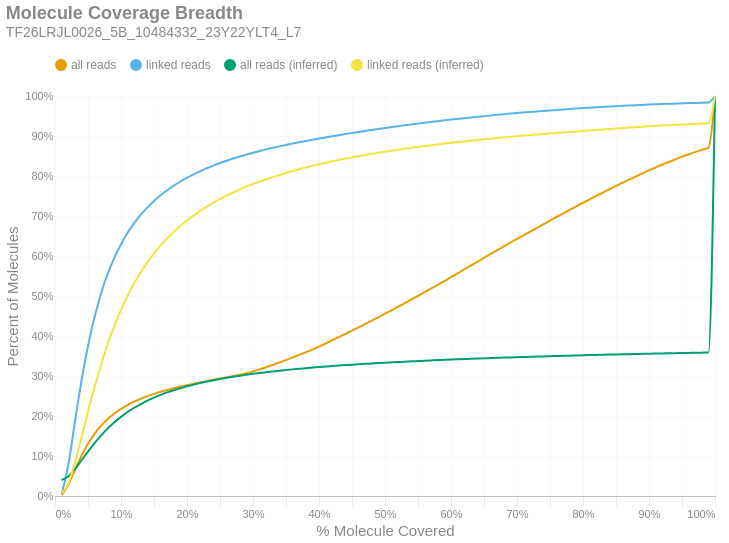

Here is the notebook cell this chart was saved with:
### Markdown cell above
### Molecule Read Coverage
This chart shows molecule coverage breadth as computed by the number of bases aligned to that molecule. In other words, "*how much of each unique long molecule is actually sequenced/aligned?*" Keep in mind there is a distinction between sequences and alignments, since some sequences belonging to a particular molecule may not align well and wouldn't appear in the alignment data. This chart also shows molecule coverage breadth as computed by the *inferred fragment* from which the aligned sequences originate. Unlike read coverage, this calculation takes into account the total insert size, including unsequenced gaps between the forward and reverse reads. Like the previous figures, these are cumulative percents.

### Code cell
if SKIPLR:
    print_html(f"Skipped")
else:
    binned_df = consolidated_hist(valids['coverage_bp'], mask, 0.01, True)
    binned_df_inf = consolidated_hist(valids['coverage_inserts'], mask, 0.01, True)
    binned_df = binned_df.with_columns(pl.lit(binned_df_inf['all reads (cumsum)']).alias('all reads (inferred)'))
    binned_df = binned_df.with_columns(pl.lit(binned_df_inf['linked reads (cumsum)']).alias('linked reads (inferred)'))
    binned_df = binned_df.with_columns(
        (pl.col('bin').cast(pl.Float64) + 0.01).alias('right_edge')
    )

    with SafeRender(binned_df):
        (
            density_plot(binned_df, 'Molecule Coverage Breadth', samplename, 'molcov', ['all reads (inferred)','linked reads (inferred)'])
            .encode(
                #x=alt.X('bin:Q', title="% Molecule Covered").axis(format = '%').scale(padding=0),
                x=alt.X('right_edge:Q', title="% Molecule Covered").axis(format='%').scale(padding=0),
                y=alt.Y('value:Q', title='Percent of Molecules')
                    .axis(format='%')
                    .stack(False)
                    .scale(domainMin=0, padding=0),
                color=alt.Color("key:N").scale(domain = ["all reads", "linked reads", "all reads (inferred)", "linked reads (inferred)"]),
                tooltip = [
                    alt.Tooltip("key:N", title = "Data Type"),
                    alt.Tooltip("range_label:N", title="% Molecule Covered"),
                    alt.Tooltip("value:Q", format = ".2%", title="% Molecules")
                ]
            )
        ).display()

### Figure 1 — Vega-Lite specification as saved in the notebook (floating-point values rounded to 4 significant figures)
{"width": "container", "height": 400, "config": {"title": {"anchor": "start", "dy": -15, "fontSize": 18, "color": "#888888", "subtitleColor": "#888888", "subtitleFontSize": 14}, "arc": {"fill": "#0072B2"}, "axis": {"domainColor": "#888888", "domainWidth": 0.5, "gridWidth": 0.2, "grid": false, "titleFontWeight": 400, "titleFontSize": 15, "labelFontSize": 11, "labelColor": "#888888", "tickColor": "#888888", "tickWidth": 0.2, "titleColor": "#888888"}, "axisBand": {"grid": false}, "axisX": {"grid": true, "tickSize": 10, "domainCap": "round"}, "axisY": {"domain": false, "grid": true, "tickSize": 0, "domainCap": "round"}, "background": "transparent", "header": {"labelFontSize": 15, "labelColor": "#888888", "titleFontSize": 15, "titleFontWeight": 600, "titleColor": "#888888"}, "legend": {"labelFont": "sans-serif", "labelFontSize": 12, "labelColor": "#888888", "symbolSize": 100, "symbolType": "circle", "titleFontSize": 12, "titlePadding": 10, "titleColor": "#888888", "title": null, "orient": "top"}, "range": {"category": ["#E69F00", "#56B4E9", "#009E73", "#F0E442", "#0072B2", "#D55E00", "#CC79A7", "#000000"], "diverging": ["#cfe8f3", "#a2d4ec", "#73bfe2", "#46abdb", "#1696d2", "#12719e"]}, "area": {"fill": "#0072B2", "fillOpacity": 0.7, "line": true, "strokeOpacity": 0.7}, "line": {"color": "#0072B2", "stroke": "#0072B2", "strokeWidth": 2}, "trail": {"color": "#0072B2", "stroke": "#0072B2", "strokeWidth": 0, "size": 1}, "point": {"filled": true, "fillOpacity": 1.0, "size": 95}, "text": {"color": "#888888", "fontSize": 11, "align": "right", "fontWeight": 400, "size": 11}, "bar": {"fill": "#0072B2", "stroke": null}, "view": {"stroke": null, "continuousWidth": 660, "continuousHeight": 400}}, "data": {"name": "data-7a7daa63c58db801a2ce17c1fb301981"}, "mark": {"type": "line", "interpolate": "monotone", "point": {"opacity": 0, "size": 275}}, "encoding": {"color": {"field": "key", "scale": {"domain": ["all reads", "linked reads", "all reads (inferred)", "linked reads (inferred)"]}, "type": "nominal"}, "tooltip": [{"field": "key", "title": "Data Type", "type": "nominal"}, {"field": "range_label", "title": "% Molecule Covered", "type": "nominal"}, {"field": "value", "format": ".2%", "title": "% Molecules", "type": "quantitative"}], "x": {"axis": {"format": "%"}, "field": "right_edge", "scale": {"padding": 0}, "title": "% Molecule Covered", "type": "quantitative"}, "y": {"axis": {"format": "%"}, "field": "value", "scale": {"domainMin": 0, "padding": 0}, "stack": false, "title": "Percent of Molecules", "type": "quantitative"}}, "params": [{"name": "param_c36ac31b6afebe62", "select": {"type": "point", "fields": ["key"]}, "bind": "legend"}], "title": {"text": "Molecule Coverage Breadth", "subtitle": "TF26LRJL0026_5B_10484332_23Y22YLT4_L7"}, "transform": [{"fold": ["all reads (cumsum)", "linked reads (cumsum)", "all reads (inferred)", "linked reads (inferred)"]}, {"calculate": "replace(datum.key, ' (cumsum)', '')", "as": "key"}, {"filter": {"param": "param_c36ac31b6afebe62"}}], "usermeta": {"embedOptions": {"downloadFileName": "TF26LRJL0026_5B_10484332_23Y22YLT4_L7.molcov"}}, "$schema": "https://vega.github.io/schema/vega-lite/v6.4.1.json", "datasets": {"data-7a7daa63c58db801a2ce17c1fb301981": [{"bin": "0.0", "interval": "0.0-0.01", "all reads": 0.002048, "linked reads": 0.004758, "all reads (cumsum)": 0.002048, "linked reads (cumsum)": 0.004758, "range_label": "0.0-0.01", "all reads (inferred)": 0.03993, "linked reads (inferred)": 0.006998, "right_edge": 0.01}, {"bin": "0.01", "interval": "0.01-0.02", "all reads": 0.02554, "linked reads": 0.07163, "all reads (cumsum)": 0.02759, "linked reads (cumsum)": 0.07638, "range_label": "0.01-0.02", "all reads (inferred)": 0.04867, "linked reads (inferred)": 0.03022, "right_edge": 0.02}, {"bin": "0.02", "interval": "0.02-0.03", "all reads": 0.03719, "linked reads": 0.1071, "all reads (cumsum)": 0.06478, "linked reads (cumsum)": 0.1835, "range_label": "0.02-0.03", "all reads (inferred)": 0.0668, "linked reads (inferred)": 0.08196, "right_edge": 0.03}, {"bin": "0.03", "interval": "0.03-0.04", "all reads": 0.03537, "linked reads": 0.1031, "all reads (cumsum)": 0.1001, "linked reads (cumsum)": 0.2866, "range_label": "0.03-0.04", "all reads (inferred)": 0.08873, "linked reads (inferred)": 0.1456, "right_edge": 0.04}, {"bin": "0.04", "interval": "0.04-0.05", "all reads": 0.03025, "linked reads": 0.08841, "all reads (cumsum)": 0.1304, "linked reads (cumsum)": 0.375, "range_label": "0.04-0.05", "all reads (inferred)": 0.1111, "linked reads (inferred)": 0.2108, "right_edge": 0.05}, {"bin": "0.05", "interval": "0.05-0.06", "all reads": 0.02496, "linked reads": 0.07295, "all reads (cumsum)": 0.1554, "linked reads (cumsum)": 0.4479, "range_label": "0.05-0.06", "all reads (inferred)": 0.1323, "linked reads (inferred)": 0.2728, "right_edge": 0.06}, {"bin": "0.06", "interval": "0.06-0.07", "all reads": 0.0204, "linked reads": 0.05963, "all reads (cumsum)": 0.1758, "linked reads (cumsum)": 0.5076, "range_label": "0.06-0.07", "all reads (inferred)": 0.1516, "linked reads (inferred)": 0.3294, "right_edge": 0.07}, {"bin": "0.07", "interval": "0.07-0.08", "all reads": 0.01665, "linked reads": 0.04864, "all reads (cumsum)": 0.1924, "linked reads (cumsum)": 0.5562, "range_label": "0.07-0.08", "all reads (inferred)": 0.169, "linked reads (inferred)": 0.3805, "right_edge": 0.08}, {"bin": "0.08", "interval": "0.08-0.09", "all reads": 0.01368, "linked reads": 0.03987, "all reads (cumsum)": 0.2061, "linked reads (cumsum)": 0.5961, "range_label": "0.08-0.09", "all reads (inferred)": 0.1843, "linked reads (inferred)": 0.4255, "right_edge": 0.09}, {"bin": "0.09", "interval": "0.09-0.1", "all reads": 0.01151, "linked reads": 0.03347, "all reads (cumsum)": 0.2176, "linked reads (cumsum)": 0.6295, "range_label": "0.09-0.1", "all reads (inferred)": 0.1978, "linked reads (inferred)": 0.4651, "right_edge": 0.1}, {"bin": "0.1", "interval": "0.1-0.11", "all reads": 0.009816, "linked reads": 0.02848, "all reads (cumsum)": 0.2274, "linked reads (cumsum)": 0.658, "range_label": "0.1-0.11", "all reads (inferred)": 0.2099, "linked reads (inferred)": 0.5006, "right_edge": 0.11}, {"bin": "0.11", "interval": "0.11-0.12", "all reads": 0.008369, "linked reads": 0.02415, "all reads (cumsum)": 0.2358, "linked reads (cumsum)": 0.6822, "range_label": "0.11-0.12", "all reads (inferred)": 0.2206, "linked reads (inferred)": 0.532, "right_edge": 0.12}, {"bin": "0.12", "interval": "0.12-0.13", "all reads": 0.007384, "linked reads": 0.02112, "all reads (cumsum)": 0.2432, "linked reads (cumsum)": 0.7033, "range_label": "0.12-0.13", "all reads (inferred)": 0.23, "linked reads (inferred)": 0.5596, "right_edge": 0.13}, {"bin": "0.13", "interval": "0.13-0.14", "all reads": 0.006428, "linked reads": 0.01824, "all reads (cumsum)": 0.2496, "linked reads (cumsum)": 0.7215, "range_label": "0.13-0.14", "all reads (inferred)": 0.2384, "linked reads (inferred)": 0.5842, "right_edge": 0.14}, {"bin": "0.14", "interval": "0.14-0.15", "all reads": 0.00571, "linked reads": 0.01602, "all reads (cumsum)": 0.2553, "linked reads (cumsum)": 0.7375, "range_label": "0.14-0.15", "all reads (inferred)": 0.246, "linked reads (inferred)": 0.6064, "right_edge": 0.15}, {"bin": "0.15", "interval": "0.15-0.16", "all reads": 0.005186, "linked reads": 0.01428, "all reads (cumsum)": 0.2605, "linked reads (cumsum)": 0.7518, "range_label": "0.15-0.16", "all reads (inferred)": 0.2528, "linked reads (inferred)": 0.6266, "right_edge": 0.16}, {"bin": "0.16", "interval": "0.16-0.17", "all reads": 0.004659, "linked reads": 0.01268, "all reads (cumsum)": 0.2651, "linked reads (cumsum)": 0.7645, "range_label": "0.16-0.17", "all reads (inferred)": 0.259, "linked reads (inferred)": 0.6444, "right_edge": 0.17}, {"bin": "0.17", "interval": "0.17-0.18", "all reads": 0.004331, "linked reads": 0.01154, "all reads (cumsum)": 0.2695, "linked reads (cumsum)": 0.776, "range_label": "0.17-0.18", "all reads (inferred)": 0.2645, "linked reads (inferred)": 0.6606, "right_edge": 0.18}, {"bin": "0.18", "interval": "0.18-0.19", "all reads": 0.00392, "linked reads": 0.01024, "all reads (cumsum)": 0.2734, "linked reads (cumsum)": 0.7863, "range_label": "0.18-0.19", "all reads (inferred)": 0.2695, "linked reads (inferred)": 0.6753, "right_edge": 0.19}, {"bin": "0.19", "interval": "0.19-0.2", "all reads": 0.003752, "linked reads": 0.009456, "all reads (cumsum)": 0.2772, "linked reads (cumsum)": 0.7957, "range_label": "0.19-0.2", "all reads (inferred)": 0.2742, "linked reads (inferred)": 0.6889, "right_edge": 0.2}, {"bin": "0.2", "interval": "0.2-0.21", "all reads": 0.003451, "linked reads": 0.008481, "all reads (cumsum)": 0.2806, "linked reads (cumsum)": 0.8042, "range_label": "0.2-0.21", "all reads (inferred)": 0.2784, "linked reads (inferred)": 0.7013, "right_edge": 0.21}, {"bin": "0.21", "interval": "0.21-0.22", "all reads": 0.003336, "linked reads": 0.007909, "all reads (cumsum)": 0.2839, "linked reads (cumsum)": 0.8121, "range_label": "0.21-0.22", "all reads (inferred)": 0.2824, "linked reads (inferred)": 0.7129, "right_edge": 0.22}, {"bin": "0.22", "interval": "0.22-0.23", "all reads": 0.003191, "linked reads": 0.007166, "all reads (cumsum)": 0.2871, "linked reads (cumsum)": 0.8193, "range_label": "0.22-0.23", "all reads (inferred)": 0.286, "linked reads (inferred)": 0.7236, "right_edge": 0.23}, {"bin": "0.23", "interval": "0.23-0.24", "all reads": 0.003243, "linked reads": 0.006818, "all reads (cumsum)": 0.2904, "linked reads (cumsum)": 0.8261, "range_label": "0.23-0.24", "all reads (inferred)": 0.2894, "linked reads (inferred)": 0.7333, "right_edge": 0.24}, {"bin": "0.24", "interval": "0.24-0.25", "all reads": 0.003134, "linked reads": 0.006291, "all reads (cumsum)": 0.2935, "linked reads (cumsum)": 0.8324, "range_label": "0.24-0.25", "all reads (inferred)": 0.2925, "linked reads (inferred)": 0.7425, "right_edge": 0.25}, {"bin": "0.25", "interval": "0.25-0.26", "all reads": 0.003055, "linked reads": 0.005662, "all reads (cumsum)": 0.2966, "linked reads (cumsum)": 0.8381, "range_label": "0.25-0.26", "all reads (inferred)": 0.2954, "linked reads (inferred)": 0.751, "right_edge": 0.26}, {"bin": "0.26", "interval": "0.26-0.27", "all reads": 0.00324, "linked reads": 0.005522, "all reads (cumsum)": 0.2998, "linked reads (cumsum)": 0.8436, "range_label": "0.26-0.27", "all reads (inferred)": 0.2981, "linked reads (inferred)": 0.7588, "right_edge": 0.27}, {"bin": "0.27", "interval": "0.27-0.28", "all reads": 0.003529, "linked reads": 0.005007, "all reads (cumsum)": 0.3033, "linked reads (cumsum)": 0.8486, "range_label": "0.27-0.28", "all reads (inferred)": 0.3007, "linked reads (inferred)": 0.7663, "right_edge": 0.28}, {"bin": "0.28", "interval": "0.28-0.29", "all reads": 0.00384, "linked reads": 0.004789, "all reads (cumsum)": 0.3072, "linked reads (cumsum)": 0.8534, "range_label": "0.28-0.29", "all reads (inferred)": 0.3031, "linked reads (inferred)": 0.7734, "right_edge": 0.29}, {"bin": "0.29", "interval": "0.29-0.3", "all reads": 0.004388, "linked reads": 0.004633, "all reads (cumsum)": 0.3116, "linked reads (cumsum)": 0.858, "range_label": "0.29-0.3", "all reads (inferred)": 0.3054, "linked reads (inferred)": 0.7799, "right_edge": 0.3}, {"bin": "0.3", "interval": "0.3-0.31", "all reads": 0.004908, "linked reads": 0.004277, "all reads (cumsum)": 0.3165, "linked reads (cumsum)": 0.8623, "range_label": "0.3-0.31", "all reads (inferred)": 0.3075, "linked reads (inferred)": 0.786, "right_edge": 0.31}, {"bin": "0.31", "interval": "0.31-0.32", "all reads": 0.005455, "linked reads": 0.0042, "all reads (cumsum)": 0.3219, "linked reads (cumsum)": 0.8665, "range_label": "0.31-0.32", "all reads (inferred)": 0.3095, "linked reads (inferred)": 0.7918, "right_edge": 0.32}, {"bin": "0.32", "interval": "0.32-0.33", "all reads": 0.005777, "linked reads": 0.003936, "all reads (cumsum)": 0.3277, "linked reads (cumsum)": 0.8704, "range_label": "0.32-0.33", "all reads (inferred)": 0.3114, "linked reads (inferred)": 0.7973, "right_edge": 0.33}, {"bin": "0.33", "interval": "0.33-0.34", "all reads": 0.005898, "linked reads": 0.003633, "all reads (cumsum)": 0.3336, "linked reads (cumsum)": 0.8741, "range_label": "0.33-0.34", "all reads (inferred)": 0.3132, "linked reads (inferred)": 0.8026, "right_edge": 0.34}, {"bin": "0.34", "interval": "0.34-0.35", "all reads": 0.006158, "linked reads": 0.003485, "all reads (cumsum)": 0.3398, "linked reads (cumsum)": 0.8775, "range_label": "0.34-0.35", "all reads (inferred)": 0.3149, "linked reads (inferred)": 0.8076, "right_edge": 0.35}, {"bin": "0.35", "interval": "0.35-0.36", "all reads": 0.006418, "linked reads": 0.003467, "all reads (cumsum)": 0.3462, "linked reads (cumsum)": 0.881, "range_label": "0.35-0.36", "all reads (inferred)": 0.3166, "linked reads (inferred)": 0.8123, "right_edge": 0.36}, {"bin": "0.36", "interval": "0.36-0.37", "all reads": 0.006475, "linked reads": 0.003307, "all reads (cumsum)": 0.3526, "linked reads (cumsum)": 0.8843, "range_label": "0.36-0.37", "all reads (inferred)": 0.3181, "linked reads (inferred)": 0.8168, "right_edge": 0.37}, {"bin": "0.37", "interval": "0.37-0.38", "all reads": 0.006626, "linked reads": 0.003124, "all reads (cumsum)": 0.3593, "linked reads (cumsum)": 0.8874, "range_label": "0.37-0.38", "all reads (inferred)": 0.3196, "linked reads (inferred)": 0.8212, "right_edge": 0.38}, {"bin": "0.38", "interval": "0.38-0.39", "all reads": 0.006847, "linked reads": 0.003073, "all reads (cumsum)": 0.3661, "linked reads (cumsum)": 0.8905, "range_label": "0.38-0.39", "all reads (inferred)": 0.3211, "linked reads (inferred)": 0.8254, "right_edge": 0.39}, {"bin": "0.39", "interval": "0.39-0.4", "all reads": 0.007473, "linked reads": 0.003037, "all reads (cumsum)": 0.3736, "linked reads (cumsum)": 0.8935, "range_label": "0.39-0.4", "all reads (inferred)": 0.3225, "linked reads (inferred)": 0.8294, "right_edge": 0.4}, {"bin": "0.4", "interval": "0.4-0.41", "all reads": 0.007704, "linked reads": 0.002893, "all reads (cumsum)": 0.3813, "linked reads (cumsum)": 0.8964, "range_label": "0.4-0.41", "all reads (inferred)": 0.3237, "linked reads (inferred)": 0.8331, "right_edge": 0.41}, {"bin": "0.41", "interval": "0.41-0.42", "all reads": 0.008026, "linked reads": 0.002758, "all reads (cumsum)": 0.3893, "linked reads (cumsum)": 0.8992, "range_label": "0.41-0.42", "all reads (inferred)": 0.325, "linked reads (inferred)": 0.8367, "right_edge": 0.42}, {"bin": "0.42", "interval": "0.42-0.43", "all reads": 0.008086, "linked reads": 0.002831, "all reads (cumsum)": 0.3974, "linked reads (cumsum)": 0.902, "range_label": "0.42-0.43", "all reads (inferred)": 0.3262, "linked reads (inferred)": 0.8401, "right_edge": 0.43}, {"bin": "0.43", "interval": "0.43-0.44", "all reads": 0.008015, "linked reads": 0.002738, "all reads (cumsum)": 0.4054, "linked reads (cumsum)": 0.9048, "range_label": "0.43-0.44", "all reads (inferred)": 0.3273, "linked reads (inferred)": 0.8434, "right_edge": 0.44}, {"bin": "0.44", "interval": "0.44-0.45", "all reads": 0.008034, "linked reads": 0.002621, "all reads (cumsum)": 0.4135, "linked reads (cumsum)": 0.9074, "range_label": "0.44-0.45", "all reads (inferred)": 0.3284, "linked reads (inferred)": 0.8466, "right_edge": 0.45}, {"bin": "0.45", "interval": "0.45-0.46", "all reads": 0.008131, "linked reads": 0.002574, "all reads (cumsum)": 0.4216, "linked reads (cumsum)": 0.91, "range_label": "0.45-0.46", "all reads (inferred)": 0.3295, "linked reads (inferred)": 0.8496, "right_edge": 0.46}, {"bin": "0.46", "interval": "0.46-0.47", "all reads": 0.008173, "linked reads": 0.002661, "all reads (cumsum)": 0.4298, "linked reads (cumsum)": 0.9126, "range_label": "0.46-0.47", "all reads (inferred)": 0.3304, "linked reads (inferred)": 0.8524, "right_edge": 0.47}, {"bin": "0.47", "interval": "0.47-0.48", "all reads": 0.008582, "linked reads": 0.002477, "all reads (cumsum)": 0.4383, "linked reads (cumsum)": 0.9151, "range_label": "0.47-0.48", "all reads (inferred)": 0.3314, "linked reads (inferred)": 0.8552, "right_edge": 0.48}, {"bin": "0.48", "interval": "0.48-0.49", "all reads": 0.008343, "linked reads": 0.002507, "all reads (cumsum)": 0.4467, "linked reads (cumsum)": 0.9176, "range_label": "0.48-0.49", "all reads (inferred)": 0.3324, "linked reads (inferred)": 0.8579, "right_edge": 0.49}, {"bin": "0.49", "interval": "0.49-0.5", "all reads": 0.009406, "linked reads": 0.002425, "all reads (cumsum)": 0.4561, "linked reads (cumsum)": 0.92, "range_label": "0.49-0.5", "all reads (inferred)": 0.3333, "linked reads (inferred)": 0.8606, "right_edge": 0.5}, {"bin": "0.5", "interval": "0.5-0.51", "all reads": 0.008057, "linked reads": 0.002267, "all reads (cumsum)": 0.4642, "linked reads (cumsum)": 0.9223, "range_label": "0.5-0.51", "all reads (inferred)": 0.3342, "linked reads (inferred)": 0.8631, "right_edge": 0.51}, {"bin": "0.51", "interval": "0.51-0.52", "all reads": 0.009205, "linked reads": 0.002324, "all reads (cumsum)": 0.4734, "linked reads (cumsum)": 0.9246, "range_label": "0.51-0.52", "all reads (inferred)": 0.335, "linked reads (inferred)": 0.8656, "right_edge": 0.52}, {"bin": "0.52", "interval": "0.52-0.53", "all reads": 0.008815, "linked reads": 0.002175, "all reads (cumsum)": 0.4822, "linked reads (cumsum)": 0.9268, "range_label": "0.52-0.53", "all reads (inferred)": 0.3359, "linked reads (inferred)": 0.868, "right_edge": 0.53}, {"bin": "0.53", "interval": "0.53-0.54", "all reads": 0.009108, "linked reads": 0.002207, "all reads (cumsum)": 0.4913, "linked reads (cumsum)": 0.929, "range_label": "0.53-0.54", "all reads (inferred)": 0.3367, "linked reads (inferred)": 0.8703, "right_edge": 0.54}, {"bin": "0.54", "interval": "0.54-0.55", "all reads": 0.008952, "linked reads": 0.002158, "all reads (cumsum)": 0.5002, "linked reads (cumsum)": 0.9312, "range_label": "0.54-0.55", "all reads (inferred)": 0.3374, "linked reads (inferred)": 0.8725, "right_edge": 0.55}, {"bin": "0.55", "interval": "0.55-0.56", "all reads": 0.009284, "linked reads": 0.00209, "all reads (cumsum)": 0.5095, "linked reads (cumsum)": 0.9333, "range_label": "0.55-0.56", "all reads (inferred)": 0.3382, "linked reads (inferred)": 0.8747, "right_edge": 0.56}, {"bin": "0.56", "interval": "0.56-0.57", "all reads": 0.009244, "linked reads": 0.001978, "all reads (cumsum)": 0.5188, "linked reads (cumsum)": 0.9352, "range_label": "0.56-0.57", "all reads (inferred)": 0.339, "linked reads (inferred)": 0.8769, "right_edge": 0.57}, {"bin": "0.57", "interval": "0.57-0.58", "all reads": 0.009065, "linked reads": 0.001928, "all reads (cumsum)": 0.5278, "linked reads (cumsum)": 0.9372, "range_label": "0.57-0.58", "all reads (inferred)": 0.3397, "linked reads (inferred)": 0.8789, "right_edge": 0.58}, {"bin": "0.58", "interval": "0.58-0.59", "all reads": 0.009416, "linked reads": 0.001944, "all reads (cumsum)": 0.5372, "linked reads (cumsum)": 0.9391, "range_label": "0.58-0.59", "all reads (inferred)": 0.3404, "linked reads (inferred)": 0.8809, "right_edge": 0.59}, {"bin": "0.59", "interval": "0.59-0.6", "all reads": 0.009821, "linked reads": 0.00193, "all reads (cumsum)": 0.5471, "linked reads (cumsum)": 0.941, "range_label": "0.59-0.6", "all reads (inferred)": 0.3411, "linked reads (inferred)": 0.8829, "right_edge": 0.6}, {"bin": "0.6", "interval": "0.6-0.61", "all reads": 0.009456, "linked reads": 0.001758, "all reads (cumsum)": 0.5565, "linked reads (cumsum)": 0.9428, "range_label": "0.6-0.61", "all reads (inferred)": 0.3418, "linked reads (inferred)": 0.8848, "right_edge": 0.61}, {"bin": "0.61", "interval": "0.61-0.62", "all reads": 0.009947, "linked reads": 0.001825, "all reads (cumsum)": 0.5665, "linked reads (cumsum)": 0.9446, "range_label": "0.61-0.62", "all reads (inferred)": 0.3424, "linked reads (inferred)": 0.8865, "right_edge": 0.62}, {"bin": "0.62", "interval": "0.62-0.63", "all reads": 0.009657, "linked reads": 0.001748, "all reads (cumsum)": 0.5761, "linked reads (cumsum)": 0.9464, "range_label": "0.62-0.63", "all reads (inferred)": 0.343, "linked reads (inferred)": 0.8883, "right_edge": 0.63}, {"bin": "0.63", "interval": "0.63-0.64", "all reads": 0.009595, "linked reads": 0.001637, "all reads (cumsum)": 0.5857, "linked reads (cumsum)": 0.948, "range_label": "0.63-0.64", "all reads (inferred)": 0.3437, "linked reads (inferred)": 0.8901, "right_edge": 0.64}, {"bin": "0.64", "interval": "0.64-0.65", "all reads": 0.00957, "linked reads": 0.00167, "all reads (cumsum)": 0.5953, "linked reads (cumsum)": 0.9497, "range_label": "0.64-0.65", "all reads (inferred)": 0.3443, "linked reads (inferred)": 0.8918, "right_edge": 0.65}, {"bin": "0.65", "interval": "0.65-0.66", "all reads": 0.009794, "linked reads": 0.001691, "all reads (cumsum)": 0.6051, "linked reads (cumsum)": 0.9514, "range_label": "0.65-0.66", "all reads (inferred)": 0.3448, "linked reads (inferred)": 0.8934, "right_edge": 0.66}, {"bin": "0.66", "interval": "0.66-0.67", "all reads": 0.009285, "linked reads": 0.001553, "all reads (cumsum)": 0.6144, "linked reads (cumsum)": 0.9529, "range_label": "0.66-0.67", "all reads (inferred)": 0.3454, "linked reads (inferred)": 0.8949, "right_edge": 0.67}, {"bin": "0.67", "interval": "0.67-0.68", "all reads": 0.009592, "linked reads": 0.00162, "all reads (cumsum)": 0.624, "linked reads (cumsum)": 0.9545, "range_label": "0.67-0.68", "all reads (inferred)": 0.346, "linked reads (inferred)": 0.8966, "right_edge": 0.68}, {"bin": "0.68", "interval": "0.68-0.69", "all reads": 0.009277, "linked reads": 0.001459, "all reads (cumsum)": 0.6332, "linked reads (cumsum)": 0.956, "range_label": "0.68-0.69", "all reads (inferred)": 0.3465, "linked reads (inferred)": 0.8981, "right_edge": 0.69}, {"bin": "0.69", "interval": "0.69-0.7", "all reads": 0.009359, "linked reads": 0.001471, "all reads (cumsum)": 0.6426, "linked reads (cumsum)": 0.9575, "range_label": "0.69-0.7", "all reads (inferred)": 0.347, "linked reads (inferred)": 0.8996, "right_edge": 0.7}, {"bin": "0.7", "interval": "0.7-0.71", "all reads": 0.00903, "linked reads": 0.001372, "all reads (cumsum)": 0.6516, "linked reads (cumsum)": 0.9588, "range_label": "0.7-0.71", "all reads (inferred)": 0.3475, "linked reads (inferred)": 0.901, "right_edge": 0.71}, {"bin": "0.71", "interval": "0.71-0.72", "all reads": 0.009085, "linked reads": 0.001354, "all reads (cumsum)": 0.6607, "linked reads (cumsum)": 0.9602, "range_label": "0.71-0.72", "all reads (inferred)": 0.348, "linked reads (inferred)": 0.9024, "right_edge": 0.72}, {"bin": "0.72", "interval": "0.72-0.73", "all reads": 0.009351, "linked reads": 0.001242, "all reads (cumsum)": 0.6701, "linked reads (cumsum)": 0.9614, "range_label": "0.72-0.73", "all reads (inferred)": 0.3485, "linked reads (inferred)": 0.9038, "right_edge": 0.73}, {"bin": "0.73", "interval": "0.73-0.74", "all reads": 0.009084, "linked reads": 0.001301, "all reads (cumsum)": 0.6791, "linked reads (cumsum)": 0.9627, "range_label": "0.73-0.74", "all reads (inferred)": 0.349, "linked reads (inferred)": 0.905, "right_edge": 0.74}, {"bin": "0.74", "interval": "0.74-0.75", "all reads": 0.00948, "linked reads": 0.0013, "all reads (cumsum)": 0.6886, "linked reads (cumsum)": 0.964, "range_label": "0.74-0.75", "all reads (inferred)": 0.3494, "linked reads (inferred)": 0.9064, "right_edge": 0.75}, {"bin": "0.75", "interval": "0.75-0.76", "all reads": 0.008872, "linked reads": 0.001212, "all reads (cumsum)": 0.6975, "linked reads (cumsum)": 0.9652, "range_label": "0.75-0.76", "all reads (inferred)": 0.3499, "linked reads (inferred)": 0.9077, "right_edge": 0.76}, {"bin": "0.76", "interval": "0.76-0.77", "all reads": 0.008904, "linked reads": 0.001119, "all reads (cumsum)": 0.7064, "linked reads (cumsum)": 0.9664, "range_label": "0.76-0.77", "all reads (inferred)": 0.3504, "linked reads (inferred)": 0.909, "right_edge": 0.77}, {"bin": "0.77", "interval": "0.77-0.78", "all reads": 0.008862, "linked reads": 0.001208, "all reads (cumsum)": 0.7153, "linked reads (cumsum)": 0.9676, "range_label": "0.77-0.78", "all reads (inferred)": 0.3508, "linked reads (inferred)": 0.9102, "right_edge": 0.78}, {"bin": "0.78", "interval": "0.78-0.79", "all reads": 0.008682, "linked reads": 0.001132, "all reads (cumsum)": 0.7239, "linked reads (cumsum)": 0.9687, "range_label": "0.78-0.79", "all reads (inferred)": 0.3513, "linked reads (inferred)": 0.9115, "right_edge": 0.79}, {"bin": "0.79", "interval": "0.79-0.8", "all reads": 0.009174, "linked reads": 0.001112, "all reads (cumsum)": 0.7331, "linked reads (cumsum)": 0.9698, "range_label": "0.79-0.8", "all reads (inferred)": 0.3518, "linked reads (inferred)": 0.9128, "right_edge": 0.8}, {"bin": "0.8", "interval": "0.8-0.81", "all reads": 0.008414, "linked reads": 0.0009954, "all reads (cumsum)": 0.7415, "linked reads (cumsum)": 0.9708, "range_label": "0.8-0.81", "all reads (inferred)": 0.3522, "linked reads (inferred)": 0.914, "right_edge": 0.81}, {"bin": "0.81", "interval": "0.81-0.82", "all reads": 0.008457, "linked reads": 0.0009624, "all reads (cumsum)": 0.75, "linked reads (cumsum)": 0.9718, "range_label": "0.81-0.82", "all reads (inferred)": 0.3526, "linked reads (inferred)": 0.9153, "right_edge": 0.82}, {"bin": "0.82", "interval": "0.82-0.83", "all reads": 0.008573, "linked reads": 0.0009813, "all reads (cumsum)": 0.7586, "linked reads (cumsum)": 0.9728, "range_label": "0.82-0.83", "all reads (inferred)": 0.3531, "linked reads (inferred)": 0.9165, "right_edge": 0.83}, {"bin": "0.83", "interval": "0.83-0.84", "all reads": 0.008328, "linked reads": 0.0009518, "all reads (cumsum)": 0.7669, "linked reads (cumsum)": 0.9737, "range_label": "0.83-0.84", "all reads (inferred)": 0.3535, "linked reads (inferred)": 0.9177, "right_edge": 0.84}, {"bin": "0.84", "interval": "0.84-0.85", "all reads": 0.008175, "linked reads": 0.000913, "all reads (cumsum)": 0.7751, "linked reads (cumsum)": 0.9746, "range_label": "0.84-0.85", "all reads (inferred)": 0.3539, "linked reads (inferred)": 0.9188, "right_edge": 0.85}, {"bin": "0.85", "interval": "0.85-0.86", "all reads": 0.008051, "linked reads": 0.0008683, "all reads (cumsum)": 0.7831, "linked reads (cumsum)": 0.9755, "range_label": "0.85-0.86", "all reads (inferred)": 0.3543, "linked reads (inferred)": 0.9199, "right_edge": 0.86}, {"bin": "0.86", "interval": "0.86-0.87", "all reads": 0.007689, "linked reads": 0.0007918, "all reads (cumsum)": 0.7908, "linked reads (cumsum)": 0.9763, "range_label": "0.86-0.87", "all reads (inferred)": 0.3547, "linked reads (inferred)": 0.921, "right_edge": 0.87}, {"bin": "0.87", "interval": "0.87-0.88", "all reads": 0.007957, "linked reads": 0.0007695, "all reads (cumsum)": 0.7988, "linked reads (cumsum)": 0.9771, "range_label": "0.87-0.88", "all reads (inferred)": 0.355, "linked reads (inferred)": 0.9221, "right_edge": 0.88}, {"bin": "0.88", "interval": "0.88-0.89", "all reads": 0.007637, "linked reads": 0.0007389, "all reads (cumsum)": 0.8064, "linked reads (cumsum)": 0.9778, "range_label": "0.88-0.89", "all reads (inferred)": 0.3554, "linked reads (inferred)": 0.9232, "right_edge": 0.89}, {"bin": "0.89", "interval": "0.89-0.9", "all reads": 0.007614, "linked reads": 0.0007495, "all reads (cumsum)": 0.814, "linked reads (cumsum)": 0.9785, "range_label": "0.89-0.9", "all reads (inferred)": 0.3558, "linked reads (inferred)": 0.9242, "right_edge": 0.9}, {"bin": "0.9", "interval": "0.9-0.91", "all reads": 0.006991, "linked reads": 0.0006753, "all reads (cumsum)": 0.821, "linked reads (cumsum)": 0.9792, "range_label": "0.9-0.91", "all reads (inferred)": 0.3561, "linked reads (inferred)": 0.9251, "right_edge": 0.91}, {"bin": "0.91", "interval": "0.91-0.92", "all reads": 0.007755, "linked reads": 0.0006765, "all reads (cumsum)": 0.8288, "linked reads (cumsum)": 0.9799, "range_label": "0.91-0.92", "all reads (inferred)": 0.3565, "linked reads (inferred)": 0.9261, "right_edge": 0.92}, {"bin": "0.92", "interval": "0.92-0.93", "all reads": 0.00631, "linked reads": 0.0006189, "all reads (cumsum)": 0.8351, "linked reads (cumsum)": 0.9805, "range_label": "0.92-0.93", "all reads (inferred)": 0.3568, "linked reads (inferred)": 0.927, "right_edge": 0.93}, {"bin": "0.93", "interval": "0.93-0.94", "all reads": 0.006613, "linked reads": 0.0005824, "all reads (cumsum)": 0.8417, "linked reads (cumsum)": 0.9811, "range_label": "0.93-0.94", "all reads (inferred)": 0.3571, "linked reads (inferred)": 0.9278, "right_edge": 0.94}, {"bin": "0.94", "interval": "0.94-0.95", "all reads": 0.006715, "linked reads": 0.0005836, "all reads (cumsum)": 0.8484, "linked reads (cumsum)": 0.9817, "range_label": "0.94-0.95", "all reads (inferred)": 0.3575, "linked reads (inferred)": 0.9287, "right_edge": 0.95}, {"bin": "0.95", "interval": "0.95-0.96", "all reads": 0.00546, "linked reads": 0.0005753, "all reads (cumsum)": 0.8539, "linked reads (cumsum)": 0.9823, "range_label": "0.95-0.96", "all reads (inferred)": 0.3578, "linked reads (inferred)": 0.9295, "right_edge": 0.96}, {"bin": "0.96", "interval": "0.96-0.97", "all reads": 0.005786, "linked reads": 0.0004789, "all reads (cumsum)": 0.8596, "linked reads (cumsum)": 0.9827, "range_label": "0.96-0.97", "all reads (inferred)": 0.3581, "linked reads (inferred)": 0.9303, "right_edge": 0.97}, {"bin": "0.97", "interval": "0.97-0.98", "all reads": 0.00562, "linked reads": 0.0004694, "all reads (cumsum)": 0.8653, "linked reads (cumsum)": 0.9832, "range_label": "0.97-0.98", "all reads (inferred)": 0.3584, "linked reads (inferred)": 0.9311, "right_edge": 0.98}, {"bin": "0.98", "interval": "0.98-0.99", "all reads": 0.004994, "linked reads": 0.0004389, "all reads (cumsum)": 0.8703, "linked reads (cumsum)": 0.9836, "range_label": "0.98-0.99", "all reads (inferred)": 0.3588, "linked reads (inferred)": 0.9321, "right_edge": 0.99}, {"bin": "0.99", "interval": "0.99-1.0", "all reads": 0.1297, "linked reads": 0.01636, "all reads (cumsum)": 1.0, "linked reads (cumsum)": 1.0, "range_label": "0.99-1.0", "all reads (inferred)": 1.0, "linked reads (inferred)": 1.0, "right_edge": 1.0}]}}
